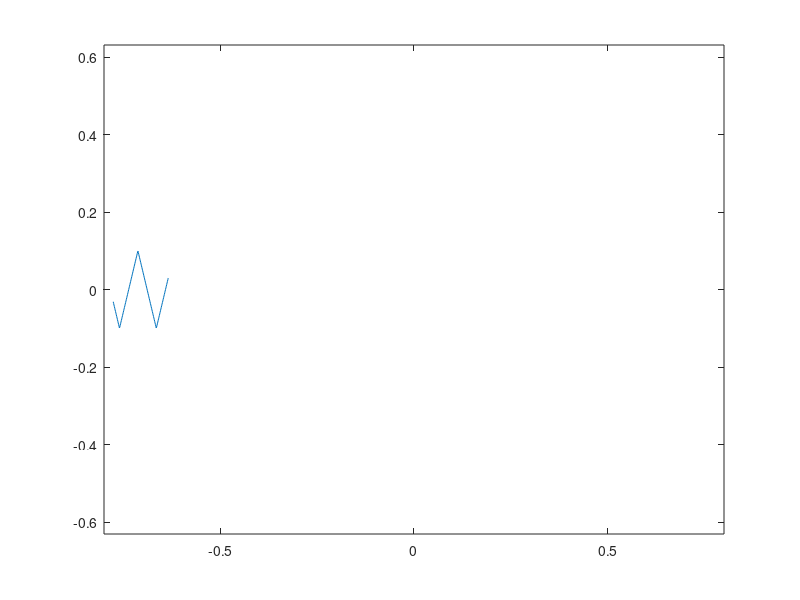

The MATLAB script that drew this image:
clc
close all
clear

z = .2
bumps = 2
period = (z-.01)/bumps
freq= 1/period

amplitude = .1
t = -.8+period/4:.001:-.8+period*bumps-period/4 % end with .35
x = amplitude*sawtooth(freq*2*pi*t,.5);
% plott = linspace(0.5,period*bumps-period/4,length(t));
plot(t,x)
xlim([-.8 .8])
axis equal
pause(0.1)
